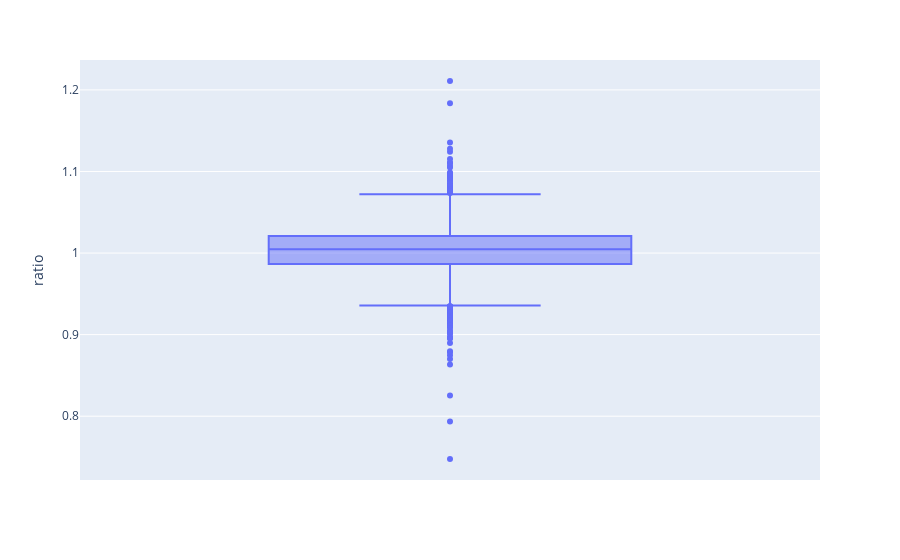

Notebook code for this chart:
### Markdown cell above
# box plot

### Code cell
fig = px.box(
    df_ratio, 
    y="ratio",
    )

fig.show()

### Figure 1 — Plotly figure (JSON) as saved in the notebook; plotly's stock layout.template omitted (floating-point values rounded to 4 significant figures; data arrays with more than 128 entries replaced by an {"elided": "..."} marker saying what was removed)
{"data": [{"alignmentgroup": "True", "hovertemplate": "ratio=%{y}<extra></extra>", "legendgroup": "", "marker": {"color": "#636efa"}, "name": "", "notched": false, "offsetgroup": "", "orientation": "v", "showlegend": false, "type": "box", "x0": " ", "xaxis": "x", "y": {"elided": "1970 float values"}, "y0": " ", "yaxis": "y"}], "layout": {"boxmode": "group", "legend": {"tracegroupgap": 0}, "margin": {"t": 60}, "xaxis": {"anchor": "y", "domain": [0, 1]}, "yaxis": {"anchor": "x", "domain": [0, 1], "title": {"text": "ratio"}}}}
